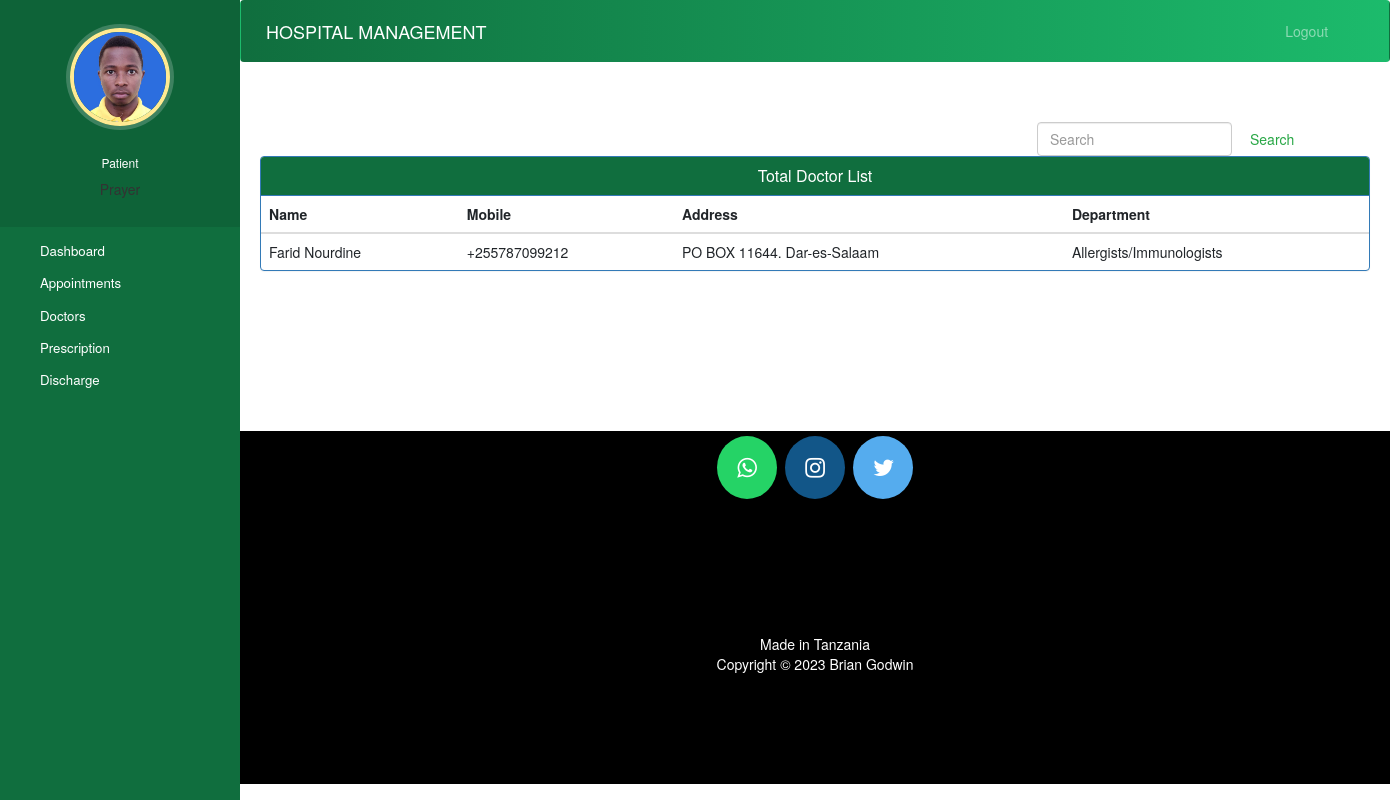
/hospital/patient-view-doctor (signed in), run on an earlier commit of the app's database.
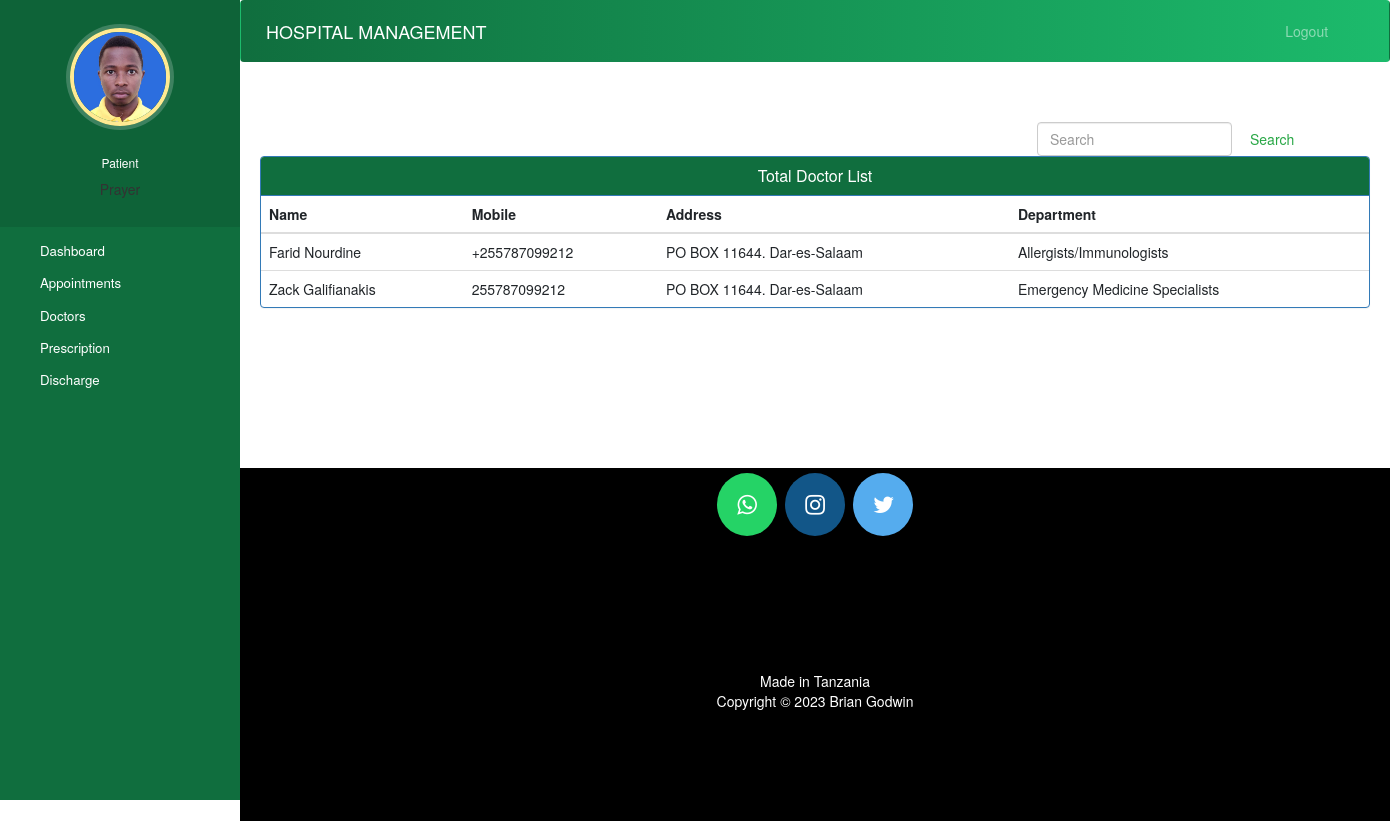
And on a later commit of the database.
### hospitalregister/models.py (models this page shows, shortened)
class Doctor(models.Model):
    user = models.OneToOneField(User, on_delete=models.CASCADE)
    profile_pic = models.ImageField(upload_to='profile_pic/DoctorProfilePic/', null=True, blank=True)
    address = models.CharField(max_length=40)
    mobile = models.CharField(max_length=20, null=True)
    department = models.CharField(max_length=50, choices=departments, default='Cardiologist')
    status = models.BooleanField(default=False)
    @property
    def get_name(self):
        return self.user.get_full_name()

### hospitalregister/views.py (the view)
# urls.py: path('patient-view-doctor', views.patient_view_doctor_view,name='patient-view-doctor'),
def patient_view_doctor_view(request):
    doctors=Doctor.objects.all().filter(status=True)
    patient=Patient.objects.get(user_id=request.user.id) #for profile picture of patient in sidebar
    return render(request,'hospital/patient_view_doctor.html',{'patient':patient,'doctors':doctors})

### templates/hospital/patient_view_doctor.html (shortened to what this page needs)
{% extends 'hospital/patient_base.html' %}
{% block content %}
{%load static%}
<head>
  <link href="//netdna.bootstrapcdn.com/bootstrap/3.0.0/css/bootstrap.min.css" rel="stylesheet" id="bootstrap-css">
</head>
<div class="container">
    <form  action="/hospital/searchdoctor" method="get" style="margin-left:70%;" class="form-inline my-2 my-lg-0">
      <input class="form-control mr-sm-2" type="search" placeholder="Search" name="query" id="query" aria-label="Search">
      <button class="btn btn-outline-success my-2 my-sm-0" type="submit">Search</button>
    </form>
  {% if doctors %}
  <div class="panel panel-primary">
    <div class="panel-heading" style="background-color:#106e3e">
      <h6 class="panel-title"> Total Doctor List</h6>
    </div>
    <table class="table table-hover" id="dev-table">
        <thead>
          <tr>
            <th>Name</th>
            <th>Mobile</th>
            <th>Address</th>
            <th>Department</th>
          </tr>
        </thead>
        {% for d in doctors %}
        <tr>
          <td> {{d.get_name}}</td>
          <td>{{d.mobile}}</td>
          <td>{{d.address}}</td>
          <td>{{d.department}}</td>
        </tr>
        {% endfor %}
      </table>
  </div>
  {%else%}
  <br><br><br>
  <h4 style="text-align: center;color: red;">No Doctor Found !!!</h4>
  {% endif %}
</div>
{% endblock content %}

What changed in the data, as far as the page shows it:
added Doctor: get_name "Zack Galifianakis", mobile "255787099212", address "PO BOX 11644. Dar-es-Salaam", department "Emergency Medicine Specialists"
